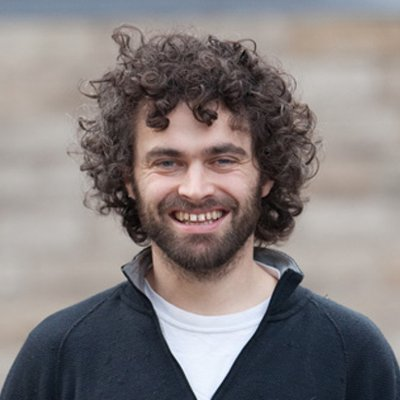
#> input picture in/tom_400x400.jpg, 400 x 400 px
$ python hybrid.py
#> lines starting #> are read from the running program, lines starting #| are printed output that depends on the picture
#!/usr/bin/env python3
# -*- coding: utf-8 -*-
"""
Created on Sat Feb 29 10:22:04 2020

@author: tom

Make hybrid images: https://en.wikipedia.org/wiki/Hybrid_image

Owes a lot to
https://sandipanweb.wordpress.com/2018/07/30/some-image-processing-problems/

Uses conda env in imging.yml

conda env create --name imging --file imging.yml

"""

import socket #to get host machine identity
import os # for joining paths and filenames sensibly

#test which machine we are on and set working directory
if 'tom' in socket.gethostname():
    os.chdir('/home/tom/Desktop/hybridimages/')
else:
    print("I don't know where I am! ")
    print("Maybe the script will run anyway...")


from skimage.io import imread, imsave
from skimage.color import rgb2gray
from skimage.transform import resize
from scipy.ndimage import gaussian_filter
import matplotlib.pyplot as plt #plotting


#import images as grayscale

im1 = rgb2gray(imread('in/tom_400x400.jpg'))
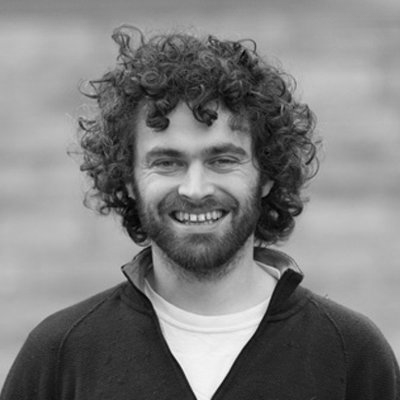
#> im1: shape (400, 400) float64; min 0.0025, max 0.989, mean 0.493
im2 = rgb2gray(imread('in/skull.jpg'))
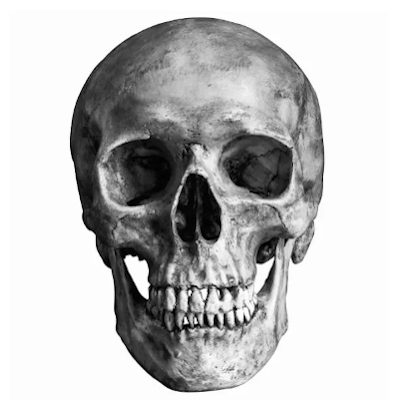
#> input picture in/skull.jpg, 400 x 400 px
#> im2: shape (400, 400) float64; min 0, max 1, mean 0.754
# [4 lines of commented-out code are left out]


showing=False


if (im1.shape[0] != im2.shape[0]) & (im1.shape[1] != im2.shape[1]):
    print("images different sizes - this wont' work")
    #im2=resize(im2,[550,550]) #resizing code


im_low_freqs= gaussian_filter(im1, sigma=12) #(5,5,1) #high pass filter
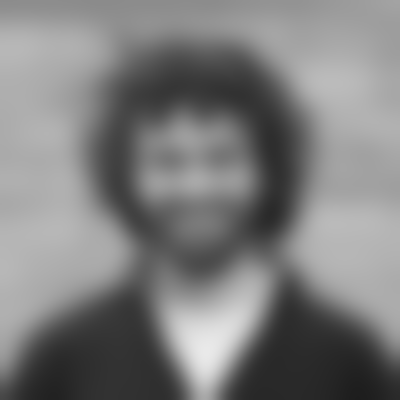
#> im_low_freqs: shape (400, 400) float64; min 0.117, max 0.916, mean 0.493
#im_hig_freqs= 1 - (im2 - gaussian_filter(im2, sigma=5)) #(5,5,1) #get high pass filter by simply substracting low freqs
im_hig_freqs= (im2 - gaussian_filter(im2, sigma=5)) #(5,5,1) #get high pass filter by simply substracting low freqs
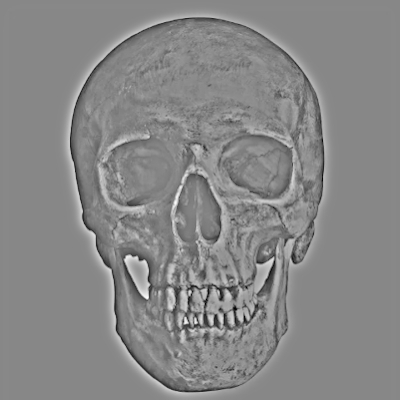
#> im_hig_freqs: shape (400, 400) float64; min -0.721, max 0.632, mean -1.39e-16; drawn with min black and max white


if showing:
    #displays in interactive console
    plt.figure(figsize=(20,20))
    plt.imshow(im_hig_freqs)
    plt.show()

# combine images- simply by adding grayscale values
hybrid=(im_hig_freqs+im_low_freqs)
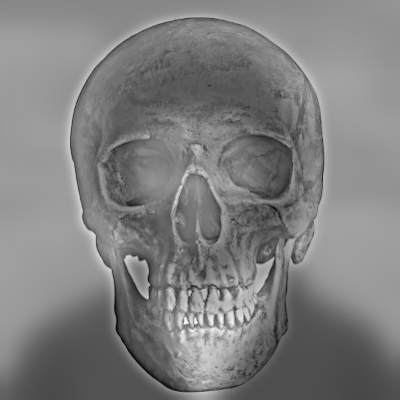
#> hybrid: shape (400, 400) float64; min -0.376, max 1.37, mean 0.493; drawn with min black and max white

if showing:
    plt.figure(figsize=(20,20))
    plt.imshow(hybrid)
    plt.show()

#save output
imsave('hybrid.jpg',hybrid)
